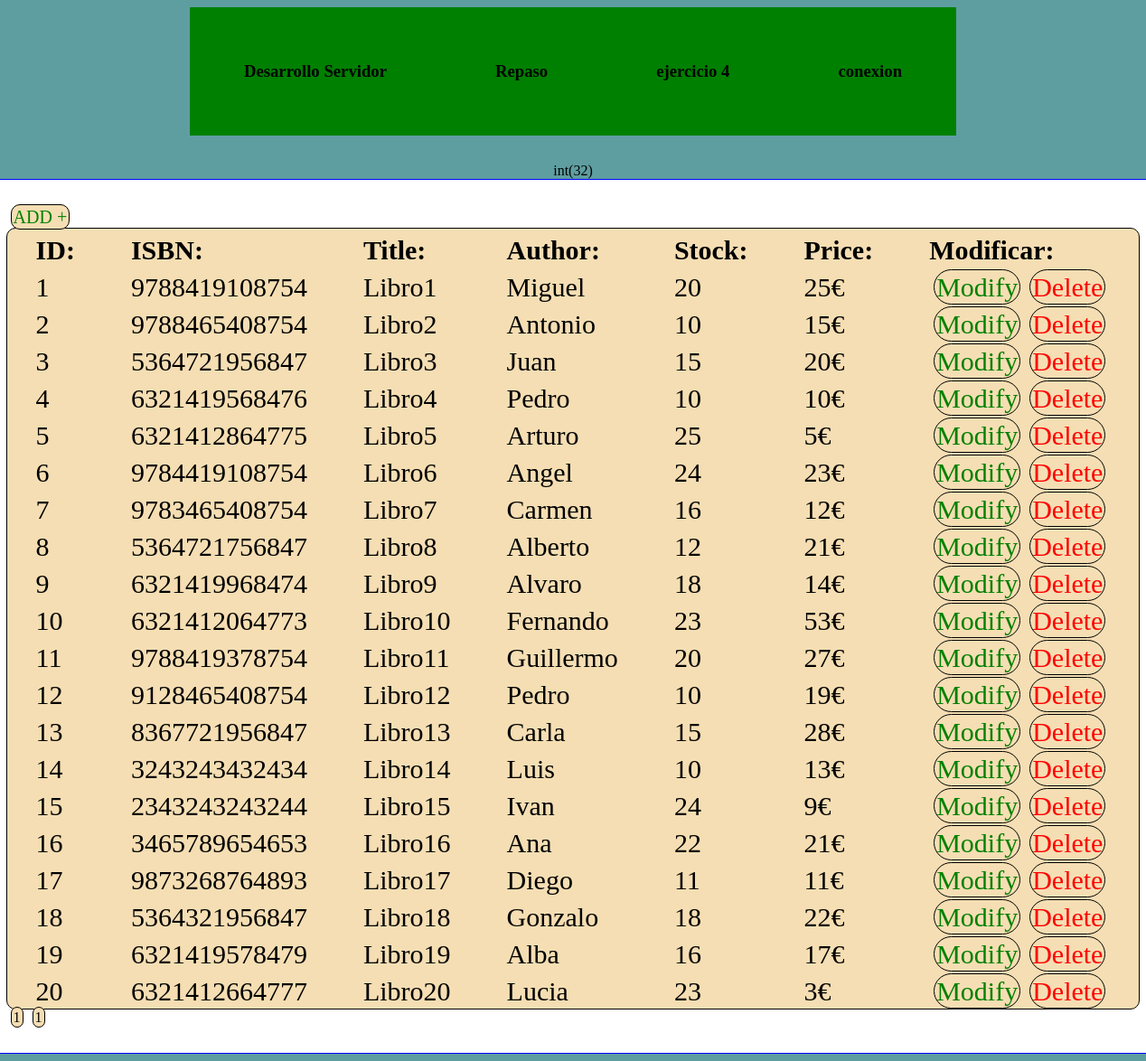
The app's page /Conexion1/index.php with its own data.
### tables this page shows
CREATE TABLE IF NOT EXISTS `book` (
  `id` int(100) AUTO_INCREMENT,
  `isbn` varchar(13) DEFAULT NULL,
  `title` varchar(255) DEFAULT NULL,
  `author` varchar(255) DEFAULT NULL,
  `stock` smallint(5) DEFAULT NULL,
  `price` float DEFAULT NULL,
  PRIMARY KEY (`id`)
);

### Conexion1/conexion.php (called while the page is built, shortened)
<?php
class Conexion{
    private $pdo;
    public function __construct($ruta){
        $json = file_get_contents($ruta);
        $json = json_decode($json, true);
        $this->user = $json['user'];
        $this->pass = $json['pass'];
        $this->dbname = $json['dbname'];
        $this->server = $json['server'];
        try{
            $this->pdo = new PDO("mysql:host=$this->server; dbname=$this->dbname", $this->user, $this->pass);
        }catch(PDOException $error){
            echo "No se conecto" . $error->getMessage();
        }
    }
    function accion($sql){
        try{
            $this->sql = $sql;
            $this->resultado = $this->pdo->prepare($this->sql);
            $this->resultado->execute();
            return $this->resultado;
        }catch(PDOException $error){
            die("Error en la accion ---- " . $error->getMessage());
        }
    }
}
?>

### Conexion1/php/operacionesCRUD.php (the view, shortened to what this page needs)
<?php
function selectBook($conexion){
    $sql = "SELECT id, isbn, title, author, stock, price FROM book";
    $num = $conexion->accion($sql);
    $num = $num->fetchAll();
    $num = count($num);
    var_dump($num);
    $limit = 20;
    $sql = "SELECT id, isbn, title, author, stock, price FROM book LIMIT $limit";
    $result = $conexion->accion($sql);
    echo "<dic class='contenedor'>";
    echo "<a class='verde boton' href='./index.php?boton=insert'>ADD +</a>";
    echo "<table class='tabla'>";
    echo "<tr>";
        echo "<td><b>ID:</b></td>   ";
        echo "<td><b>ISBN:</b></td>";
        echo "<td><b>Title:</b></td>";
        echo "<td><b>Author:</b></td>";
        echo "<td><b>Stock:</b></td>";
        echo "<td><b>Price:</b></td>";
        echo "<td><b>Modificar:</b></td>";
    echo "</tr>";
    while($registro = $result->fetch(PDO::FETCH_ASSOC)){
        echo "<tr>";
            echo "<td>$registro[id]</td>";
            echo "<td>$registro[isbn]</td>";
            echo "<td>$registro[title]</td>";
            echo "<td>$registro[author]</td>";
            echo "<td>$registro[stock]</td>";
            echo "<td>$registro[price]€</td>";
            echo "<td><a class='verde' href='./index.php?boton=modify&id=$registro[id]'>Modify</a><a class='rojo' href='./index.php?boton=delete&id=$registro[id]'>Delete</a></td>";
        echo "</tr>";
    }
    echo "</table>";
    do{
        echo "<a>1</a>";
        $limit = $limit + 10;
    }while($num > $limit);
}
?>

### Conexion1/css/estilos.css (style rules this page uses)
.verde { color: green; }
.rojo { color: red; }
.contenedor { background-color: white; border: 1px solid blue; border-radius: 10px; padding: 30px; }
.tabla { border: solid black 1px; border-radius: 10px; background-color: wheat; font-size: 30px; }
th, td { padding: 5px 30px 0 30px; }
.boton { font-size: 20px; border-radius: 10px; margin-bottom: 50px; }
a { text-decoration: none; color: black; background-color: wheat; border: 1px solid black; border-radius: 20px; margin: 10px 5px 0 5px; padding: 2px; }

### records on screen
book: id "1", isbn "9788419108754", title "Libro1", author "Miguel", stock "20", price "25"
book: id "2", isbn "9788465408754", title "Libro2", author "Antonio", stock "10", price "15"
book: id "3", isbn "5364721956847", title "Libro3", author "Juan", stock "15", price "20"
book: id "4", isbn "6321419568476", title "Libro4", author "Pedro", stock "10", price "10"
book: id "5", isbn "6321412864775", title "Libro5", author "Arturo", stock "25", price "5"
book: id "6", isbn "9784419108754", title "Libro6", author "Angel", stock "24", price "23"
book: id "7", isbn "9783465408754", title "Libro7", author "Carmen", stock "16", price "12"
book: id "8", isbn "5364721756847", title "Libro8", author "Alberto", stock "12", price "21"
book: id "9", isbn "6321419968474", title "Libro9", author "Alvaro", stock "18", price "14"
book: id "10", isbn "6321412064773", title "Libro10", author "Fernando", stock "23", price "53"
book: id "11", isbn "9788419378754", title "Libro11", author "Guillermo", stock "20", price "27"
book: id "12", isbn "9128465408754", title "Libro12", author "Pedro", stock "10", price "19"
book: id "13", isbn "8367721956847", title "Libro13", author "Carla", stock "15", price "28"
book: id "14", isbn "3243243432434", title "Libro14", author "Luis", stock "10", price "13"
book: id "15", isbn "2343243243244", title "Libro15", author "Ivan", stock "24", price "9"
book: id "16", isbn "3465789654653", title "Libro16", author "Ana", stock "22", price "21"
book: id "17", isbn "9873268764893", title "Libro17", author "Diego", stock "11", price "11"
book: id "18", isbn "5364321956847", title "Libro18", author "Gonzalo", stock "18", price "22"
book: id "19", isbn "6321419578479", title "Libro19", author "Alba", stock "16", price "17"
book: id "20", isbn "6321412664777", title "Libro20", author "Lucia", stock "23", price "3"

### other values on screen
self::ASIGNATURA "Desarrollo Servidor"
$this->tema "Repaso"
$this->ejercicio "ejercicio 4"
$this->titulo "conexion"
